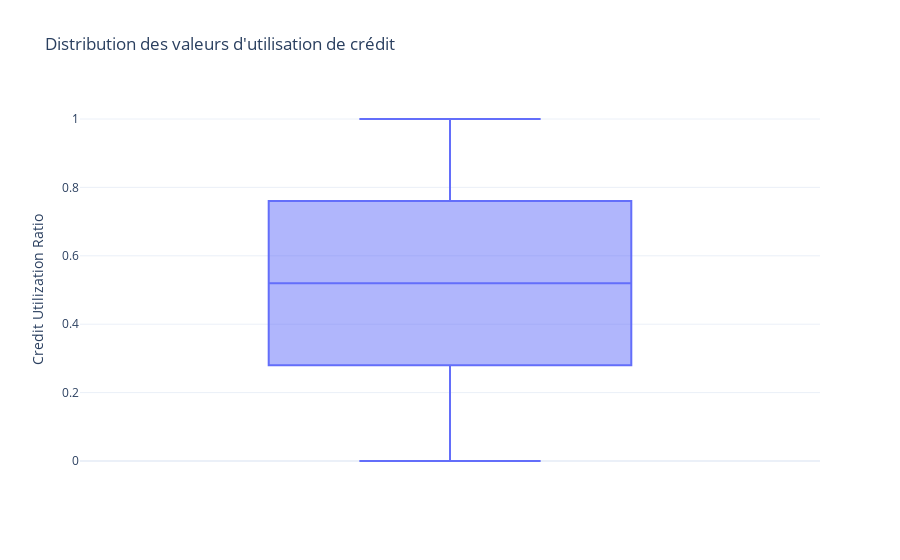

The notebook cell this image was saved under:
### Code cell
# Boxplot sur le ratio d'utilisation du crédit
credit_boxplot_fig = px.box(data_credit_scoring,
                            y = "Credit Utilization Ratio",
                            title="Distribution des valeurs d'utilisation de crédit")

credit_boxplot_fig.show()

### Figure 1 — Plotly figure (JSON) as saved in the notebook; plotly's stock layout.template omitted (floating-point values rounded to 4 significant figures; data arrays with more than 128 entries replaced by an {"elided": "..."} marker saying what was removed)
{"data": [{"alignmentgroup": "True", "hovertemplate": "Credit Utilization Ratio=%{y}<extra></extra>", "legendgroup": "", "marker": {"color": "#636efa"}, "name": "", "notched": false, "offsetgroup": "", "orientation": "v", "showlegend": false, "type": "box", "x0": " ", "xaxis": "x", "y": {"elided": "1000 float values"}, "y0": " ", "yaxis": "y"}], "layout": {"boxmode": "group", "legend": {"tracegroupgap": 0}, "title": {"text": "Distribution des valeurs d'utilisation de crédit"}, "xaxis": {"anchor": "y", "domain": [0, 1]}, "yaxis": {"anchor": "x", "domain": [0, 1], "title": {"text": "Credit Utilization Ratio"}}}}
